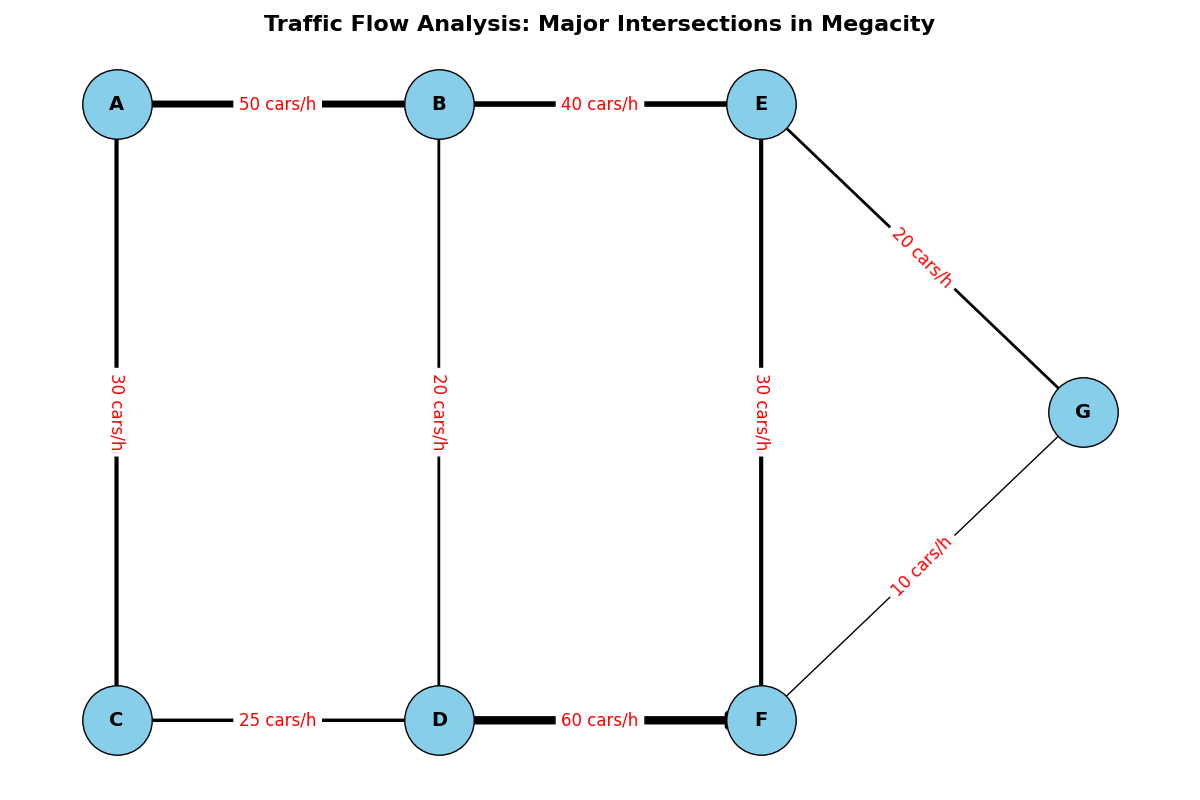

Recreate this plot in Python.
import matplotlib.pyplot as plt
import networkx as nx

# Title and Backstory
# In a sprawling megacity, traffic management becomes increasingly complex. The transportation department is 
# analyzing the flow of traffic between major intersections to devise a better traffic regulation system.

# Define intersections
intersections = [
    'A', 'B', 'C', 'D', 'E', 'F', 'G'
]

# Define traffic flow between intersections (cars per hour)
traffic_routes = [
    ('A', 'B', 50),
    ('A', 'C', 30),
    ('B', 'D', 20),
    ('C', 'D', 25),
    ('B', 'E', 40),
    ('D', 'F', 60),
    ('E', 'F', 30),
    ('E', 'G', 20),
    ('F', 'G', 10)
]

# Create a directed graph
G = nx.DiGraph()

# Add nodes
G.add_nodes_from(intersections)

# Add edges with traffic volumes as weights
for route in traffic_routes:
    G.add_edge(route[0], route[1], weight=route[2])

# Determine edge widths based on traffic volume
edge_widths = [G[u][v]['weight'] / 10 for u, v in G.edges()]

# Create a manual layout for the nodes to improve readability
pos = {
    'A': (0, 3),
    'B': (2, 3),
    'C': (0, 1),
    'D': (2, 1),
    'E': (4, 3),
    'F': (4, 1),
    'G': (6, 2)
}

# Plot the directed graph
plt.figure(figsize=(12, 8))

# Draw nodes
nx.draw_networkx_nodes(G, pos, node_color='skyblue', node_size=2500, edgecolors='k')

# Draw edges with varying widths
nx.draw_networkx_edges(G, pos, arrowstyle='->', arrowsize=20, edge_color='black', width=edge_widths)

# Draw node labels
nx.draw_networkx_labels(G, pos, font_size=14, font_weight='bold')

# Add edge labels for traffic volumes
edge_labels = {(u, v): f"{G[u][v]['weight']} cars/h" for u, v in G.edges()}
nx.draw_networkx_edge_labels(G, pos, edge_labels=edge_labels, font_size=12, font_color='red')

# Add title and labels
plt.title('Traffic Flow Analysis: Major Intersections in Megacity', fontsize=16, weight='bold')
plt.axis('off')

# Automatically adjust the layout to prevent text overlap
plt.tight_layout()

# Show the plot
plt.show()
